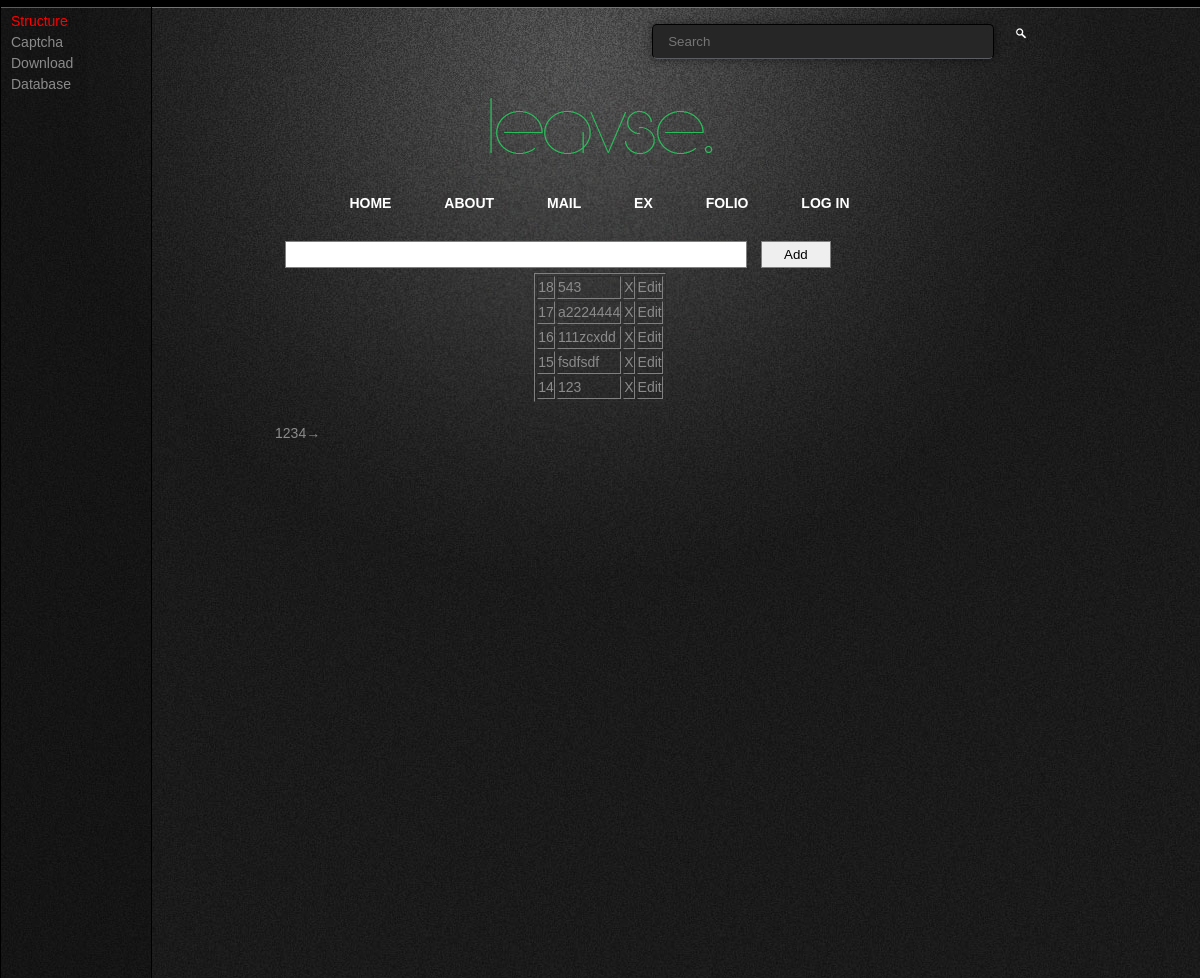
/about, run on the app's committed database.
### tables this page shows
CREATE TABLE IF NOT EXISTS `content` (
  `id` int(11) NOT NULL AUTO_INCREMENT,
  `title` varchar(255) NOT NULL,
  `link` varchar(255) NOT NULL,
  `tag` varchar(255) NOT NULL,
  `meta_d` varchar(255) NOT NULL,
  `meta_k` varchar(255) NOT NULL,
  `content` text NOT NULL,
  `date` date NOT NULL,
  `time` time NOT NULL,
  PRIMARY KEY (`id`)
);

CREATE TABLE IF NOT EXISTS `user` (
  `id` int(11) NOT NULL AUTO_INCREMENT,
  `name` varchar(255) DEFAULT NULL,
  PRIMARY KEY (`id`)
);

### application/controllers/about.php (called while the page is built, shortened)
<?php
class About extends Controller{
    function Index($id=1){
            $config['id'] = $id;
            $config['link'] = M4A1_HOST.strtolower(__CLASS__).'/page/';
            $config['table'] = 'user';
            $config['per_page'] = 5;
            $this->paginator->initialize($config);
            $data['result'] = $this->paginator->getPage('', 'ORDER BY `id` DESC');
            $data['number'] = $this->paginator->paginate();
            $this->view('about/index', $data);
	   }
}

### index.php (called while the page is built, shortened)
<?php session_start();
require './system/config/database.php';
new Bootstrap();

### application/models/shortlink.php (called while the page is built, shortened)
<?php
    class shortlink extends Controller{
        public static $t;
        function __construct() {
            self::$t = $this->get_db->selectMulti('content');
        }
        public static function gogo(){
            return self::$t;
        }
    }

### system/libs/database.php (called while the page is built, shortened)
<?php
class Database extends PDO{
    public function selectMulti($table){
        $sql = $this->query("SELECT * FROM `$table`");
        return $sql->fetchAll(PDO::FETCH_CLASS, "stdClass");
    }
}

### application/models/get_db.php (called while the page is built, shortened)
<?php
    class get_db extends Model{
        function selectMulti($table){
            return $this->db->selectMulti($table);
        }
    }

### system/libs/registry.php (called while the page is built, shortened)
<?php
class Registry{
        public static $_obj = array();
        public static function set($name, $object){
            self::$_obj[$name] = $object;
        }
        public static function get($name = NULL){
            if(!empty(self::$_obj)){
                return self::$_obj[$name];
            }
        }
}

### system/libs/model.php (called while the page is built, shortened)
<?php
class Model{
    function __construct(){
        $this->db = Registry::get('DB');
    }
}

### system/libs/session.php (called while the page is built, shortened)
<?php
class Session {
    public static function get($key, $secondKey = false){
		return false;
	}
}

### application/views/about/index.php (the view)
<form action="" method="post">
<input type="text" name="name" />
<input type="submit" name="send" value="Add" />
</form>
<table border="1" cellpadding="10">
<?php foreach($result as $val):?>
<tr>
<td><?php echo $val->id?></td>
<td><?php echo $val->name?></td>
<td><a href="/about/edit/<?php echo $val->id?>">X</a></td>
<td><a href="/about/edit/<?php echo $val->id?>">Edit</a></td>
</tr>
<?php endforeach?>
</table>
<br />
<?php
    echo $number;
?>

### application/views/header.php (shortened to what this page needs)
<!DOCTYPE html>
<html>
<head>
    <link rel="stylesheet" type="text/css" href="<?php echo M4A1_HOST; ?>public/css/style.css" />
    <link rel="stylesheet" type="text/css" href="<?php echo M4A1_HOST; ?>usefull/jqueryFileTree/jqueryFileTree.css" />    <script type="text/javascript" src="<?php echo M4A1_HOST;?>public/js/jQuery.js"></script>
</head>
<body>
<div style="height: 7px; background: black; border-bottom: 1px solid #737476; z-index: 99;"></div>
<div style="height: 40px; width: 1000px;">
    <div id="search" >
        <form action="" method="post" id="search-form">
                <input type="text" placeholder="Search" name="s" />
                <input type="submit" name="search" id="searchBtn" value="" />
            </form>
        </div>
</div>
<div id="content">
<div id="info">
    <div id="transparent"></div>
    <div id="info_content">
        <ul>
        <li>structure</li>
        <?php
            $link = new shortlink();
            $link = shortlink::gogo();
        ?>
        <?php foreach ($link as $value):?>
            <li>
                <a href="<?php echo M4A1_HOST;?>content/show/<?php echo $value->link;?>">
                    <?php echo $value->title?>
                </a>
            </li>
        <?php endforeach;?>
        </ul>
    </div>
</div>
    <h1 id="logo"><a href="/"><img src="<?php echo M4A1_HOST;?>public/img/leavse.png"></a></h1>
    <div id="menu">
        <a href="<?php echo M4A1_HOST;?>">Home</a>
        <a href="<?php echo M4A1_HOST;?>about">About</a>
        <a href="<?php echo M4A1_HOST;?>mail">Mail</a>
        <a href="<?php echo M4A1_HOST;?>ex">EX</a>
        <a href="<?php echo M4A1_HOST;?>folio">folio</a>
        <?php if(!Session::get('login')):?>
            <a href="<?php echo M4A1_HOST;?>log/in">log In</a>
        <?php else:?>
            <a href="<?php echo M4A1_HOST;?>log/out">log Out</a>
        <?php endif;?>
    </div>

### public/css/style.css (style rules this page uses)
* { font-family: Vardana, sans-serif; margin: 0px auto; padding: 0; }
html { height:100%; background: url('../img/bg.jpg'); }
body { margin: 0; padding-bottom: 30px; font: 14px/1.4 "Helvetica Neue", "Lucida Grande", "Arial"; line-height: 1.5; -webkit-font-smoothing: antialiased; color: #8b8b8b; min-height:100%; position:relative; min-width: 800px; background: url('../img/bg_main.jpg') 50% 0 no-repeat; z-index: -2; }
a { text-decoration: none; color: inherit; }
#menu { text-align: center; padding: 8px; }
#menu a { font-size: 14px; line-height: 50px; padding: 12px 20px 12px 19px; margin: 5px; border-radius: 5px; color: white; font-weight: bold; text-transform: uppercase; }
#search { padding: 8px; line-height: 50px; text-align: right; }
#search input { height: 33px; margin-right: 20px; }
#search input[type=text] { width: 290px; border: 1px solid black; padding:0 35px 0 15px; background: #262627; color: white; border-radius: 5px; border-bottom: 1px solid #5c5d61; box-shadow: 0 0 10px rgba(0,0,0,0.5); }
#search input[type=submit] { padding:0 15px 0 15px; border-radius: 5px; position: relative; top: -8px; cursor: pointer; left: -15px; background: #ce1000; font-weight: bold; background: url(../img/search_green.png) no-repeat center; border: transparent; }
#content { word-wrap: break-word; margin: 0px auto; width: 650px; min-height: 900px; width:expression(document.body.clientWidth > 800 ? "100%" : "800px"); overflow:hidden; }
#content h1 { margin-top: 50px; color: white; font-size: 37px; text-align: center; }
#info { border: 1px solid black; position: fixed; top: 0; left: 0; width: 150px; height: 100%; }
#info_content { position: inherit; padding: 10px; color: white; left: 1px; }
#info_content ul { list-style: none; }
#info_content ul li { color: #8b8b8b; }
#info_content ul li:first-child { color: red; text-transform:capitalize; }
#transparent { opacity:0.2; filter:alpha(opacity=20); -moz-opacity:0.2; background-color: black; width: inherit; height: inherit; position: inherit; }
form input, form select, form textarea { width: 450px; margin: 5px 0 5px 10px; border: 1px solid gray; padding: 5px; }
form input[type=submit] { width: 70px; }

### data on the page
content: title "Captcha"
content: title "Download"
content: title "Database"
user: id "18", name "543"
user: id "17", name "a2224444"
user: id "16", name "111zcxdd"
user: id "15", name "fsdfsdf"
user: id "14", name "123"

### other printed values
$this->id "1"
$dispaly "2 3 4"
$this->lastPage "→"
